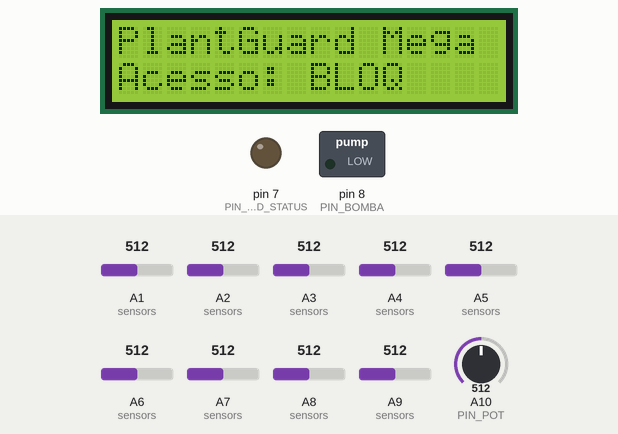
A sketch run on a simulated Arduino Mega 2560, built with avr-gcc and run on an emulated ATmega2560. On the bench: 16×2 character LCD, switched loads named in the sketch (green lamp = pin HIGH), output pins drawn as LEDs (lit = HIGH). The inputs (shaded band) are chosen by the test bench; at power-on: A9 (sensors) = 512, A1 (sensors) = 512, A2 (sensors) = 512, A3 (sensors) = 512, A4 (sensors) = 512, A5 (sensors) = 512, A6 (sensors) = 512, A7 (sensors) = 512, A8 (sensors) = 512, A10 (PIN_POT) = 512. Pins used as bus, display or sensor lines are not drawn; what the sketch prints to the serial monitor is not drawn.

Above: at 1.7 s.
1.8 s: A9 (sensors) set to 168
11.0 s: A9 (sensors) set to 139
At 12.4 s:
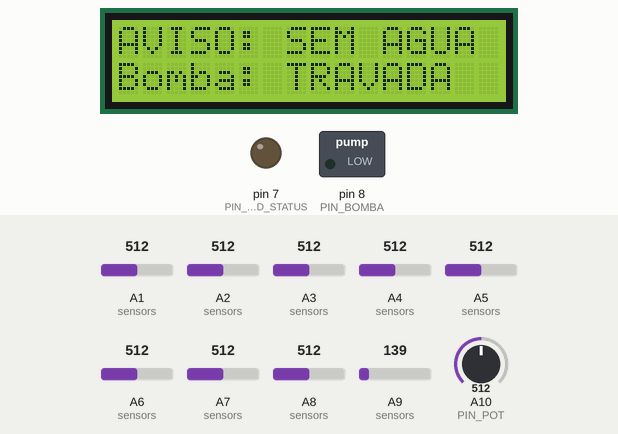
14.1 s: A1 (sensors) set to 110
At 16.8 s:
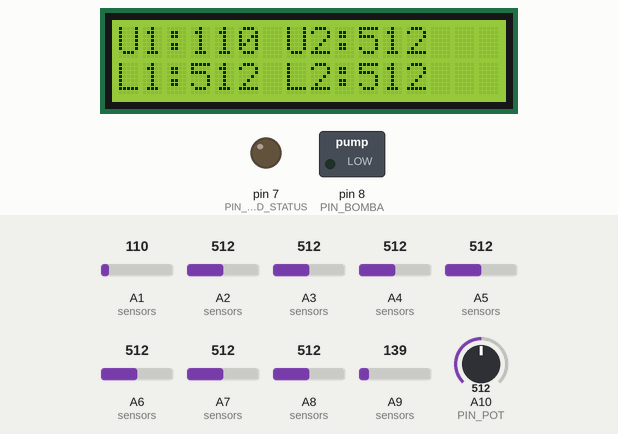
20.3 s: A1 (sensors) set to 92
At 28.9 s:
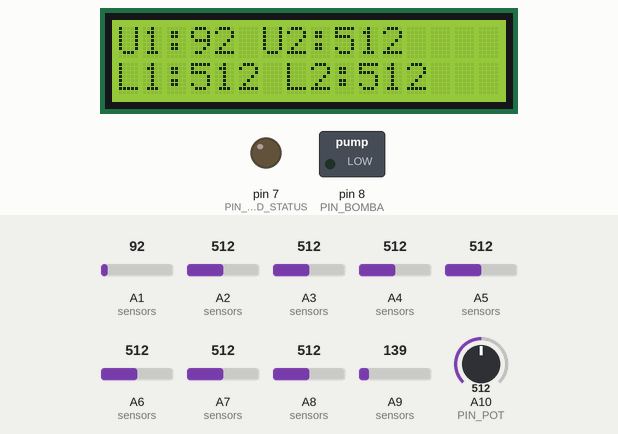
29.7 s: A2 (sensors) set to 105
At 30.9 s:
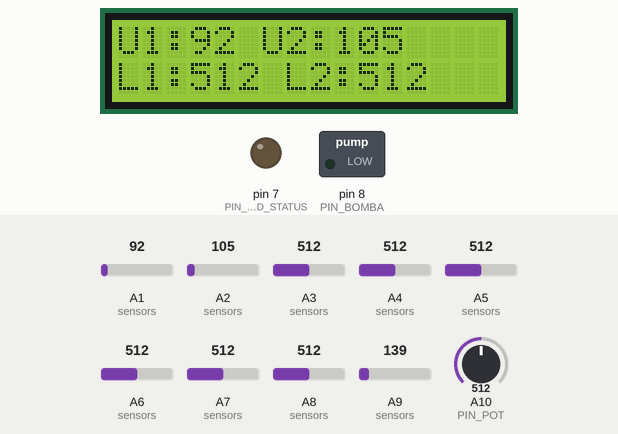
32.8 s: A2 (sensors) set to 88
At 42.1 s:
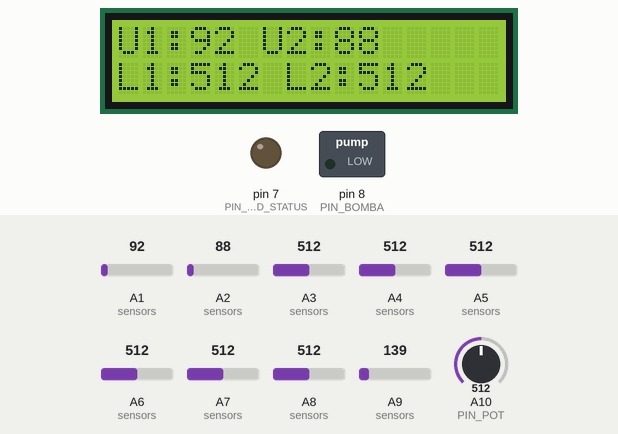
Timing chart, 0 to 43.2 s (numbered marks = the images above; inputs shaded):
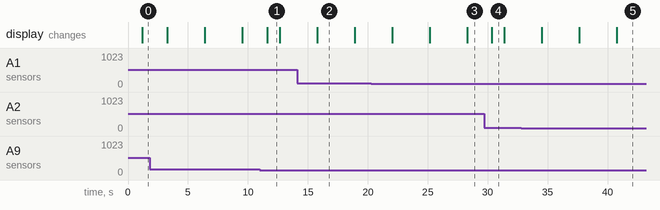

The sketch:

arduino_firmware.ino
```cpp
#include <ArduinoJson.h>
#include <SPI.h>
#include <MFRC522.h>
#include <EEPROM.h>
#include <Wire.h>
#include <LiquidCrystal_I2C.h>

#define SS_PIN 53
#define RST_PIN 9

MFRC522 rfid(SS_PIN, RST_PIN);
LiquidCrystal_I2C lcd(0x27, 16, 2);

struct SensorConfig {
  char id[5];
  int pin;
  bool enabled;
};

SensorConfig sensors[] = {
  {"u1", A1, true},
  {"u2", A2, true},
  {"l1", A3, true},
  {"l2", A4, true},
  {"t1", A5, true},
  {"t2", A6, true},
  {"v1", A7, true},
  {"ec1", A8, true},
  {"wl1", A9, true}
};

const int numSensors = 9;

byte masterUID[4] = {0x00, 0x00, 0x00, 0x00};
bool isAccessGranted = false;
bool registerMode = false;

const int PIN_LED_STATUS  = 7;
const int PIN_BOMBA       = 8;
const int PIN_POT         = A10;

int currentMenuPage = 0;
bool pumpDesiredState = false;
float currentPumpPWM = 0;
unsigned long lastLcdUpdate = 0;
unsigned long lastPageChange = 0;
unsigned long lastRampUpdate = 0;

const int WATER_LEVEL_MIN = 15;
const int RAMP_INTERVAL = 30;
const float RAMP_STEP = 2.0;

void updateLCD() {
  if (millis() - lastPageChange > 3000) {
    currentMenuPage = (currentMenuPage + 1) % 4;
    lastPageChange = millis();
    lcd.clear();
  }

  if (millis() - lastLcdUpdate > 500) {
    lastLcdUpdate = millis();

    switch (currentMenuPage) {
      case 0:
        lcd.setCursor(0, 0);
        lcd.print("PlantGuard Mega");
        lcd.setCursor(0, 1);
        lcd.print(isAccessGranted ? "Acesso: OK" : "Acesso: BLOQ");
        break;
      case 1:
        lcd.setCursor(0, 0);
        lcd.print("U1:"); lcd.print(analogRead(A1));
        lcd.print(" U2:"); lcd.print(analogRead(A2));
        lcd.setCursor(0, 1);
        lcd.print("L1:"); lcd.print(analogRead(A3));
        lcd.print(" L2:"); lcd.print(analogRead(A4));
        break;
      case 2:
        lcd.setCursor(0, 0);
        lcd.print("T1:"); lcd.print(analogRead(A5));
        lcd.print(" T2:"); lcd.print(analogRead(A6));
        lcd.setCursor(0, 1);
        lcd.print("V:"); lcd.print(analogRead(A7));
        lcd.print(" EC:"); lcd.print(analogRead(A8));
        break;
      case 3:
        lcd.setCursor(0, 0);
        int waterLevel = map(analogRead(A9), 0, 1023, 0, 100);
        if (waterLevel < WATER_LEVEL_MIN) {
          lcd.print("AVISO: SEM AGUA ");
        } else {
          lcd.print("Pot. Bomba:");
          lcd.print(map(analogRead(PIN_POT), 0, 1023, 0, 100));
          lcd.print("%");
        }
        lcd.setCursor(0, 1);
        if (!isAccessGranted) {
          lcd.print("Bomba: TRAVADA ");
        } else if (waterLevel < WATER_LEVEL_MIN) {
          lcd.print("Bomba: EMERGENC.");
        } else {
          lcd.print("Bomba: PRONTA  ");
        }
        break;
    }
  }
}

void saveConfigs() {
  int addr = 0;
  for (int i = 0; i < numSensors; i++) {
    EEPROM.put(addr, sensors[i]);
    addr += sizeof(SensorConfig);
  }
  EEPROM.put(addr, masterUID);
}

void loadConfigs() {
  int addr = 0;
  for (int i = 0; i < numSensors; i++) {
    EEPROM.get(addr, sensors[i]);
    addr += sizeof(SensorConfig);
  }
  EEPROM.get(addr, masterUID);
}

void setup() {
  Serial.begin(9600);
  SPI.begin();
  rfid.PCD_Init();

  lcd.init();
  lcd.backlight();
  lcd.setCursor(0, 0);
  lcd.print("Iniciando...");

  pinMode(PIN_BOMBA, OUTPUT);
  pinMode(PIN_LED_STATUS, OUTPUT);

  digitalWrite(PIN_BOMBA, LOW);
  digitalWrite(PIN_LED_STATUS, LOW);

  loadConfigs();

  Serial.println("{\"msg\":\"Sistema PlantGuard Online\"}");
}

void loop() {
  updateLCD();

  if (rfid.PICC_IsNewCardPresent() && rfid.PICC_ReadCardSerial()) {
    if (registerMode) {
      for (byte i = 0; i < 4; i++) masterUID[i] = rfid.uid.uidByte[i];
      saveConfigs();
      registerMode = false;
      Serial.println("{\"msg\":\"Novo RFID registrado\"}");
    } else {
      bool match = true;
      bool allZeros = true;
      for (byte i = 0; i < 4; i++) {
        if (masterUID[i] != 0x00) allZeros = false;
        if (rfid.uid.uidByte[i] != masterUID[i]) match = false;
      }

      if (allZeros) match = true;

      Serial.print("{\"event\":\"rfid_detected\",\"uid\":\"");
      for (byte i = 0; i < rfid.uid.size; i++) {
        Serial.print(rfid.uid.uidByte[i] < 0x10 ? "0" : "");
        Serial.print(rfid.uid.uidByte[i], HEX);
      }
      Serial.print("\",\"match\":");
      Serial.print(match ? "true" : "false");
      Serial.println("}");

      if (match) {
        isAccessGranted = !isAccessGranted;
        digitalWrite(PIN_LED_STATUS, isAccessGranted ? HIGH : LOW);
      }
    }

    rfid.PICC_HaltA();
    rfid.PCD_StopCrypto1();
  }

  if (Serial.available() > 0) {
    String input = Serial.readStringUntil('\n');
    input.trim();

    if (input.startsWith("{")) {
      StaticJsonDocument<256> doc;
      DeserializationError error = deserializeJson(doc, input);
      if (!error) {
        if (doc.containsKey("cfg")) {
          const char* id = doc["cfg"]["id"];
          JsonVariant pinVar = doc["cfg"]["pin"];
          bool enabled = doc["cfg"]["enabled"];

          int finalPin = -1;
          if (pinVar.is<int>()) {
            finalPin = pinVar.as<int>();
          } else if (pinVar.is<const char*>()) {
            const char* pinStr = pinVar.as<const char*>();
            if (pinStr[0] == 'A' || pinStr[0] == 'a') {
              finalPin = A0 + atoi(pinStr + 1);
            } else {
              finalPin = atoi(pinStr);
            }
          }

          if (finalPin != -1) {
            for (int i = 0; i < numSensors; i++) {
              if (strcmp(sensors[i].id, id) == 0) {
                sensors[i].pin = finalPin;
                sensors[i].enabled = enabled;
                saveConfigs();
                Serial.println("{\"msg\":\"Configuracao atualizada\",\"id\":\"" + String(id) + "\",\"pin\":" + String(finalPin) + "}");
                break;
              }
            }
          }
        } else if (doc.containsKey("cmd")) {
          const char* cmd = doc["cmd"];
          if (strcmp(cmd, "register_rfid") == 0) {
            registerMode = true;
            Serial.println("{\"msg\":\"Aproxime o novo cartao\"}");
          }
        }
      }
    } else {
      if (input == "B1") pumpDesiredState = true;
      else if (input == "B0") pumpDesiredState = false;
    }
  }

  int waterLevel = map(analogRead(A9), 0, 1023, 0, 100);
  int targetPWM = 0;

  if (isAccessGranted && pumpDesiredState && (waterLevel >= WATER_LEVEL_MIN)) {
    int potVal = analogRead(PIN_POT);
    targetPWM = map(potVal, 0, 1023, 0, 255);
  }

  if (millis() - lastRampUpdate > RAMP_INTERVAL) {
    lastRampUpdate = millis();
    if (currentPumpPWM < targetPWM) {
      currentPumpPWM += RAMP_STEP;
      if (currentPumpPWM > targetPWM) currentPumpPWM = targetPWM;
    } else if (currentPumpPWM > targetPWM) {
      currentPumpPWM -= RAMP_STEP;
      if (currentPumpPWM < targetPWM) currentPumpPWM = targetPWM;
    }
    analogWrite(PIN_BOMBA, (int)currentPumpPWM);
  }

  StaticJsonDocument<512> report;
  for (int i = 0; i < numSensors; i++) {
    if (sensors[i].enabled) {
      int val = analogRead(sensors[i].pin);
      float converted = 0;

      if (sensors[i].id[0] == 'u') converted = map(val, 1023, 200, 0, 100);
      else if (sensors[i].id[0] == 'l') converted = map(val, 0, 1023, 0, 100);
      else if (sensors[i].id[0] == 't') converted = (val * 5.0 * 100.0) / 1024.0;
      else if (strcmp(sensors[i].id, "v1") == 0) converted = (val * 5.0 / 1024.0) * 5.0;
      else if (strcmp(sensors[i].id, "ec1") == 0) converted = map(val, 0, 1023, 0, 5000) / 1000.0;
      else if (strcmp(sensors[i].id, "wl1") == 0) converted = map(val, 0, 1023, 0, 100);

      report[sensors[i].id] = converted;
    }
  }

  report["locked"] = !isAccessGranted;
  report["pump_state"] = pumpDesiredState;
  report["pump_power"] = map((int)currentPumpPWM, 0, 255, 0, 100);
  report["low_water"] = (waterLevel < WATER_LEVEL_MIN);

  serializeJson(report, Serial);
  Serial.println();

  delay(500);
}
```

Measured:
- the behaviour switches between 154 and 153 on A9 (sensors) (found by bisection; images 0 and 1)
- after the input at 11.0 s, the display: changes after 0.60 s (image 1)
- after the input at 29.7 s, the display: changes after 0.65 s (image 4)
- what the display in image 1 shows lasts 1.0 s, from 11.6 s to 12.6 s
- what the display in image 2 shows lasts 3.1 s, from 15.8 s to 18.9 s
